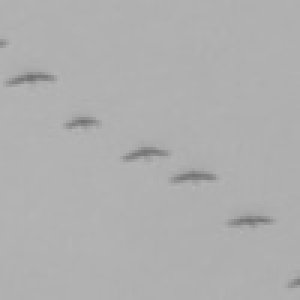
#> input picture lab6/bird_miniatures/E0089_TR0005_OB2257_T01_M13.jpg, 100 x 100 px (shown 3 times larger); its folder holds only this picture in this run
$ python zad1.py
#> lines starting #> are read from the running program, lines starting #| are printed output that depends on the picture; after the words box and inside, x2 and y2 are one past the last pixel; in counts of white or black regions, pixels touching at a corner belong together
import cv2
import numpy as np
import os
from pathlib import Path

def count_birds(image_path):

    img = cv2.imread(image_path)
#> img is the input picture: shape (100, 100, 3); min 112, max 181, mean 175.2

    if img is None:
        print(f"Nie można wczytać obrazu: {image_path}")
        return 0

    gray = cv2.cvtColor(img, cv2.COLOR_BGR2GRAY)

    blurred = cv2.GaussianBlur(gray, (3, 3), 0)

    # Adaptacyjne progowanie
    thresh = cv2.adaptiveThreshold(
        blurred,
        255,
        cv2.ADAPTIVE_THRESH_GAUSSIAN_C,
        cv2.THRESH_BINARY_INV,
        15,  # rozmiar bloku - większy dla lepszego wykrywania małych obiektów
        3    # stała odejmowana od średniej
    )
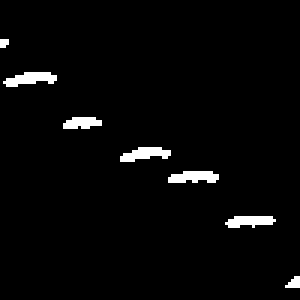
#> thresh: shape (100, 100) (shown 3 times larger); 2.8% white; 7 white regions (2 under 20 px), largest, box (x1, y1, x2, y2) and area: (1, 24, 19, 29) 57, (40, 49, 57, 54) 54, (56, 57, 73, 61) 54, (75, 72, 92, 76) 50, (21, 39, 34, 43) 41

    # Operacje morfologiczne do oczyszczenia obrazu
    kernel = np.ones((2, 2), np.uint8)

    # Zamknięcie - łączy blisko położone piksele
    morph = cv2.morphologyEx(thresh, cv2.MORPH_CLOSE, kernel, iterations=1)
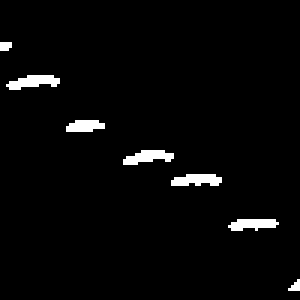
#> morph: shape (100, 100) (shown 3 times larger); 2.8% white; 7 white regions (2 under 20 px), largest, box (x1, y1, x2, y2) and area: (2, 25, 20, 30) 57, (41, 50, 58, 55) 54, (57, 58, 74, 62) 54, (76, 73, 93, 77) 50, (22, 40, 35, 44) 42

    # Otwarcie - usuwa pojedyncze piksele szumu
    morph = cv2.morphologyEx(morph, cv2.MORPH_OPEN, kernel, iterations=1)
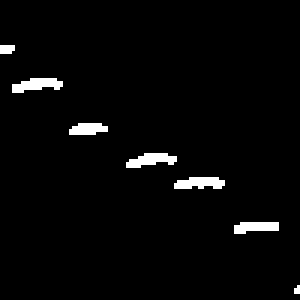
#> morph: shape (100, 100) (shown 3 times larger); 2.7% white; 7 white regions (2 under 20 px)

    # Znajduje kontury
    contours, _ = cv2.findContours(morph, cv2.RETR_EXTERNAL, cv2.CHAIN_APPROX_SIMPLE)
#> contours = 7 contours, 2 with area under 20; largest, box (x1, y1, x2, y2) and area: (4, 26, 21, 31) 38, (58, 59, 75, 63) 36, (42, 51, 59, 56) 36, (78, 74, 93, 78) 30, (23, 41, 36, 45) 28

    # Filtruj kontury według rozmiaru
    min_area = 5      # minimalna powierzchnia pikseli
    max_area = 500    # maksymalna powierzchnia pikseli

    valid_birds = 0

    for contour in contours:
        area = cv2.contourArea(contour)
        if min_area < area < max_area:
            valid_birds += 1
#> this loop made 7 passes
#> area on passes 2 to 6: 30, 36, 36, 28, 37.5
#> after the loop, valid_birds = 6

    return valid_birds


def process_folder(folder_path):

    results = []

    if not os.path.exists(folder_path):
        print(f"Folder nie istnieje: {folder_path}")
        return

    for filename in sorted(os.listdir(folder_path)):
        file_path = os.path.join(folder_path, filename)

        bird_count = count_birds(file_path)
#> bird_count = 6
        results.append((filename, bird_count))
        print(f"{filename}: {bird_count} ptak(ów)")
#| E0089_TR0005_OB2257_T01_M13.jpg: 6 ptak(ów)

    print("\n" + "-"*50)
    print("Wynik:")
    print("-"*50)
    for filename, count in results:
        print(f"{filename}: {count}")
#> this loop made 1 pass
#> (filename, count) on pass 1: ('E0089_TR0005_OB2257_T01_M13.jpg', 6)
#| E0089_TR0005_OB2257_T01_M13.jpg: 6

    total_birds = sum(count for _, count in results)
#> total_birds = 6
    print(f"\nŁącznie obrazów: {len(results)}")
#| Łącznie obrazów: 1
    print(f"Łącznie ptaków: {total_birds}")
#| Łącznie ptaków: 6


if __name__ == "__main__":
    folder_path = "bird_miniatures"

    process_folder(folder_path)

$ run again, on lab6/bird_miniatures/E0418_TR0000_OB1797_T01_M04.jpg
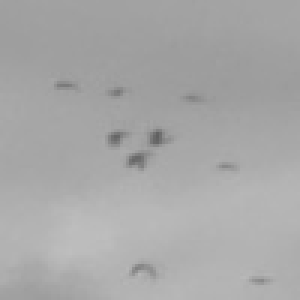
#> input picture lab6/bird_miniatures/E0418_TR0000_OB1797_T01_M04.jpg, 100 x 100 px (shown 3 times larger)
#> in count_birds, img is the input picture: shape (100, 100, 3); min 96, max 190, mean 167.9
#> in count_birds, `thresh = cv2.adaptiveThreshold( blurred, 255, cv2.ADAPTIVE_THRESH_GAUS..`:
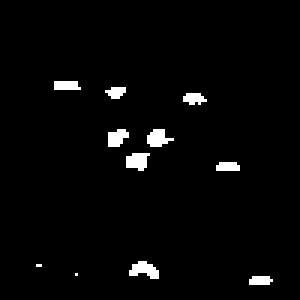
#> thresh: shape (100, 100) (shown 3 times larger); 2.5% white; 11 white regions (2 under 20 px), largest, box (x1, y1, x2, y2) and area: (43, 87, 53, 93) 38, (42, 51, 50, 57) 36, (49, 43, 58, 49) 35
#> in count_birds, `morph = cv2.morphologyEx(morph, cv2.MORPH_OPEN, kernel, iterations=1)`:
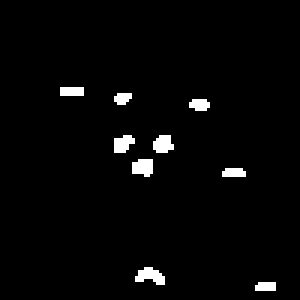
#> morph: shape (100, 100) (shown 3 times larger); 2.5% white; 9 white regions (1 under 20 px)
#> contours = 9 contours, 5 with area under 20; largest, box (x1, y1, x2, y2) and area: (45, 89, 55, 95) 26, (44, 53, 51, 59) 24, (51, 45, 58, 51) 24, (38, 45, 45, 51) 21
#> the loop in count_birds, `for contour in contours:` made 9 passes
#> area on passes 2, 4, 5, 6: 26, 24.5, 23.5, 21
#> after the loop in count_birds, `for contour in contours:`: valid_birds = 9
#| E0418_TR0000_OB1797_T01_M04.jpg: 9 ptak(ów)
#> the loop in process_folder, `for filename, count in results:` made 1 pass
#> (filename, count) on pass 1: ('E0418_TR0000_OB1797_T01_M04.jpg', 9)
#> (printed output is left out)
#| Łącznie obrazów: 1
#| Łącznie ptaków: 9
